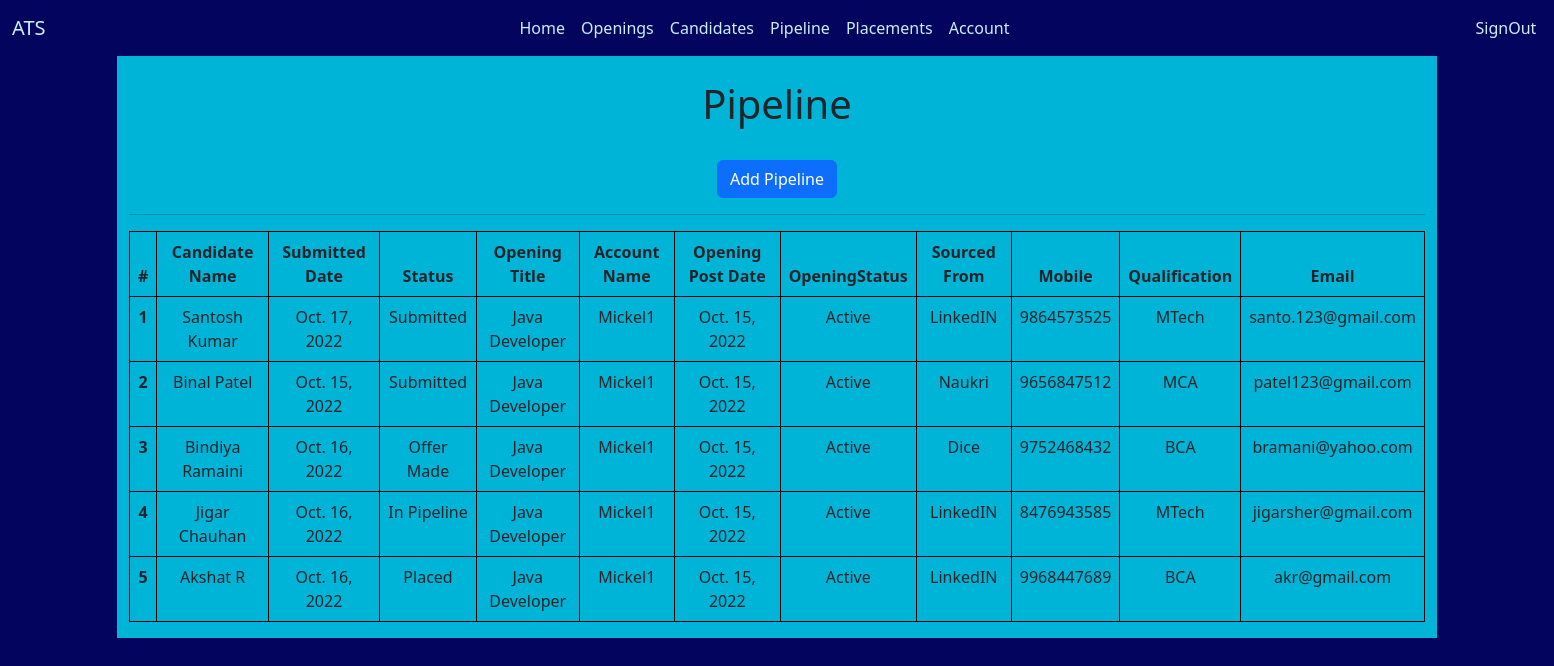
Page /pipeline on the earlier database version.
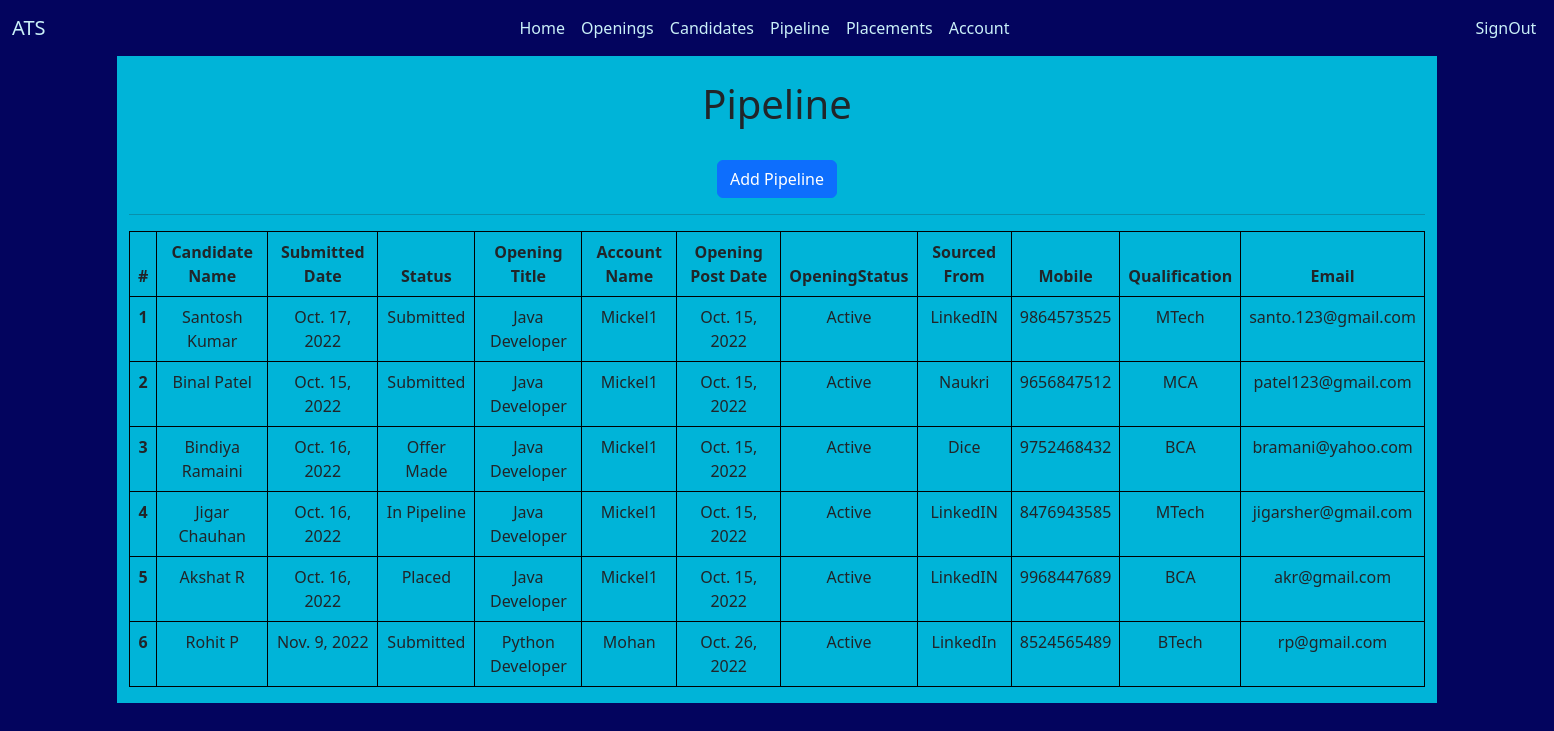
Same page on the later database version.
### ApplicantTracking/models.py (models this page shows)
class Pipeline(models.Model):
    CandidateName = models.CharField(max_length=100)
    SubmittedDate = models.DateField()
    Status = models.CharField(max_length=50)
    OpeningTitle = models.CharField(max_length=50)
    AccountName = models.CharField(max_length=50)
    OpeningPostDate = models.DateField()
    OpeningStatus = models.CharField(max_length=50)
    SourcedFrom = models.CharField(max_length=50)
    Mobile = models.IntegerField()
    Qualification = models.CharField(max_length=150)
    Email = models.EmailField(max_length=50)
    def __str__(self):
        return "%s %s %s" %(self.CandidateName, self.Status, self.OpeningTitle)

### ApplicantTracking/views.py (the view)
# urls.py: path('pipeline', views.pipeline, name="pipeline"),
def pipeline(request):
    pipe = Pipeline.objects.all()
    context = {
        'pipe': pipe
    }
    print(context)
    return render(request, 'ApplicantTracking/pipeline.html', context)

### templates/ApplicantTracking/pipeline.html (shortened to what this page needs)
<!doctype html>
<html lang="en">
<head>
    <link href="https://cdn.jsdelivr.net/npm/bootstrap@5.2.2/dist/css/bootstrap.min.css" rel="stylesheet"
>
</head>
<body style="background-color: #03045e;">
<nav class="navbar navbar-expand-lg" style="background-color: #03045e">
    <div class="container-fluid">
        <a class="navbar-brand" style="color:#caf0f8;">ATS</a>
        <div class="collapse navbar-collapse" id="navbarSupportedContent">
            <ul class="navbar-nav me-auto mb-2 mb-lg-0">
                <li class="nav-item">
                    <a class="nav-link" aria-current="page" href="/dashboard" style="margin-left:450px;color:#caf0f8" id="aknav">Home</a>
                </li>
                <li class="nav-item">
                    <a class="nav-link" href="/openings" style="color:#caf0f8" id="aknav">Openings</a>
                </li>
                <li class="nav-item">
                    <a class="nav-link" href="/candidates" style="color:#caf0f8" id="aknav">Candidates</a>
                </li>
                <li class="nav-item">
                    <a class="nav-link" href="/pipeline" style="color:#caf0f8" id="aknav">Pipeline</a>
                </li>
                <li class="nav-item">
                    <a class="nav-link" href="/placement" style="color:#caf0f8" id="aknav">Placements</a>
                </li>
                <li class="nav-item">
                    <a class="nav-link" href="/account" style="color:#caf0f8" id="aknav">Account</a>
                </li>
                <li class="nav-item" style="margin-left:450px;">
                    <a class="nav-link" href="/signout" style="color:#caf0f8" id="aknav">SignOut</a>
                </li>
            </ul>
        </div>
    </div>
</nav>
<div class="container" style="text-align:center;">
    <div class="row">
        <div class="col-md-12" style="background-color: #00b4d8">
            <br>
            <h1 align="center">Pipeline</h1>
            <br>
            <a href="/addpipeline" class="btn btn-primary" role="button">Add Pipeline</a>
            <hr>
    <table class="table table-bordered" style="border-color:black;">
        <thead>
        <tr>
            <th scope="col">#</th>
            <th scope="col">Candidate Name</th>
            <th scope="col">Submitted Date</th>
            <th scope="col">Status</th>
            <th scope="col">Opening Title</th>
            <th scope="col">Account Name</th>
            <th scope="col">Opening Post Date</th>
            <th scope="col">OpeningStatus</th>
            <th scope="col">Sourced From</th>
            <th scope="col">Mobile</th>
            <th scope="col">Qualification</th>
            <th scope="col">Email</th>
        </tr>
        </thead>
        {% for pipe in pipe %}
        <tbody>
        <tr>
            <th scope="row">{{pipe.id}}</th>
            <td>{{pipe.CandidateName}}</td>
            <td>{{pipe.SubmittedDate}}</td>
            <td>{{pipe.Status}}</td>
            <td>{{pipe.OpeningTitle}}</td>
            <td>{{pipe.AccountName}}</td>
            <td>{{pipe.OpeningPostDate}}</td>
            <td>{{pipe.OpeningStatus}}</td>
            <td>{{pipe.SourcedFrom}}</td>
            <td>{{pipe.Mobile}}</td>
            <td>{{pipe.Qualification}}</td>
            <td>{{pipe.Email}}</td>
        </tr>
        </tbody>
        {% endfor %}
    </table>
        </div>
    </div>
</div>
</body>
</html>

Differences in the rows shown:
added Pipeline: id "6", CandidateName "Rohit P", SubmittedDate "Nov. 9, 2022", Status "Submitted", OpeningTitle "Python Developer", AccountName "Mohan", OpeningPostDate "Oct. 26, 2022", OpeningStatus "Active", SourcedFrom "LinkedIn", Mobile "8524565489", Qualification "BTech", Email "rp@gmail.com"
